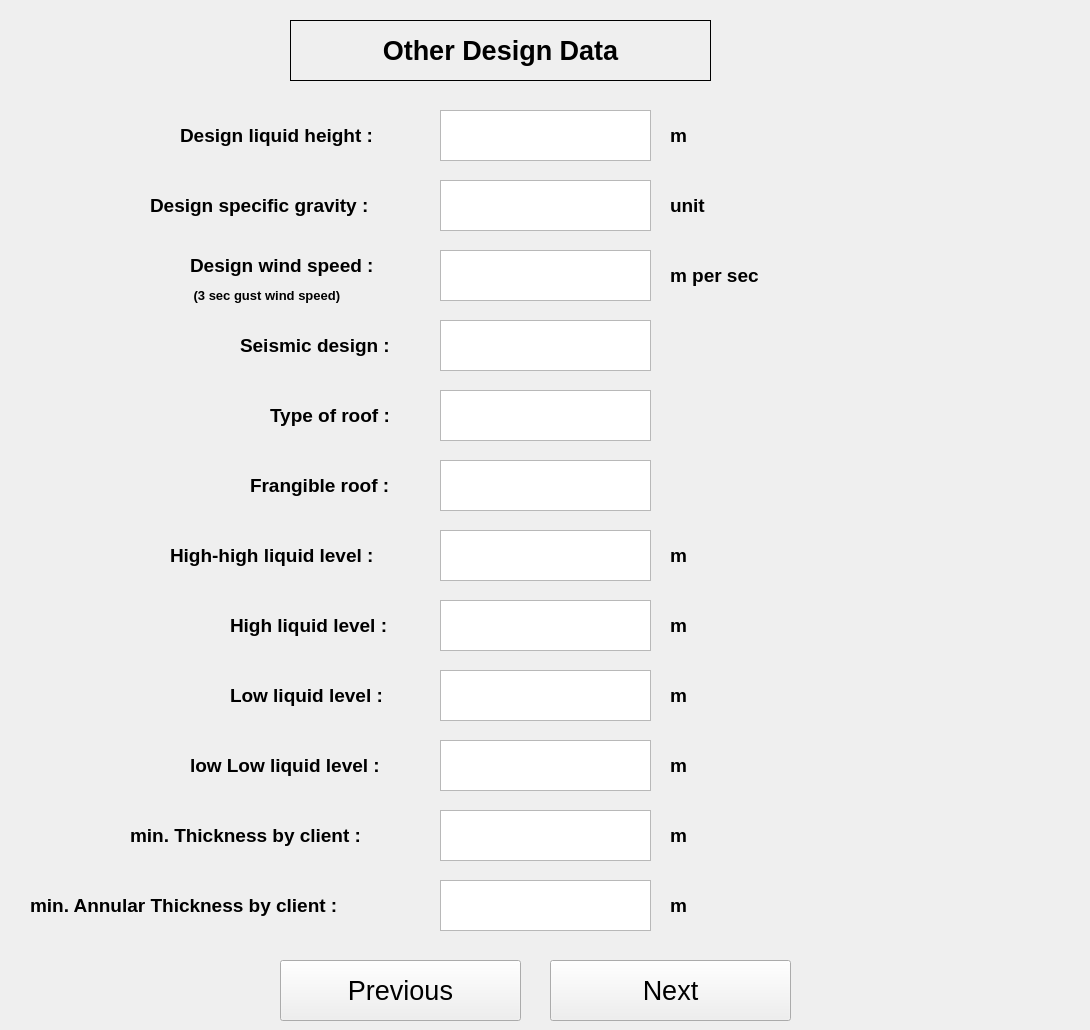
  <widget class="QWidget" name="OtherDesignData">
   <widget class="QLabel" name="Designliquidheight_3">
    <property name="geometry">
     <rect>
      <x>180</x>
      <y>110</y>
      <width>251</width>
      <height>51</height>
     </rect>
    </property>
    <property name="font">
     <font>
      <pointsize>14</pointsize>
      <weight>75</weight>
      <bold>true</bold>
     </font>
    </property>
    <property name="text">
     <string>Design liquid height :</string>
    </property>
   </widget>
   <widget class="QLabel" name="label_2">
    <property name="geometry">
     <rect>
      <x>290</x>
      <y>20</y>
      <width>421</width>
      <height>61</height>
     </rect>
    </property>
    <property name="font">
     <font>
      <pointsize>20</pointsize>
      <weight>75</weight>
      <bold>true</bold>
     </font>
    </property>
    <property name="layoutDirection">
     <enum>Qt::LeftToRight</enum>
    </property>
    <property name="autoFillBackground">
     <bool>true</bool>
    </property>
    <property name="frameShape">
     <enum>QFrame::Box</enum>
    </property>
    <property name="text">
     <string>Other Design Data</string>
    </property>
    <property name="alignment">
     <set>Qt::AlignCenter</set>
    </property>
   </widget>
   <widget class="QLabel" name="unit_27">
    <property name="geometry">
     <rect>
      <x>670</x>
      <y>110</y>
      <width>231</width>
      <height>51</height>
     </rect>
    </property>
    <property name="font">
     <font>
      <pointsize>14</pointsize>
      <weight>75</weight>
      <bold>true</bold>
     </font>
    </property>
    <property name="text">
     <string>m</string>
    </property>
   </widget>
   <widget class="QTextEdit" name="Designliquidheight">
    <property name="geometry">
     <rect>
      <x>440</x>
      <y>110</y>
      <width>211</width>
      <height>51</height>
     </rect>
    </property>
   </widget>
   <widget class="QLabel" name="unit_28">
    <property name="geometry">
     <rect>
      <x>670</x>
      <y>180</y>
      <width>231</width>
      <height>51</height>
     </rect>
    </property>
    <property name="font">
     <font>
      <pointsize>14</pointsize>
      <weight>75</weight>
      <bold>true</bold>
     </font>
    </property>
    <property name="text">
     <string>unit</string>
    </property>
   </widget>
   <widget class="QTextEdit" name="Designspecificgravity">
    <property name="geometry">
     <rect>
      <x>440</x>
      <y>180</y>
      <width>211</width>
      <height>51</height>
     </rect>
    </property>
   </widget>
   <widget class="QLabel" name="Designspecificgravity_3">
    <property name="geometry">
     <rect>
      <x>150</x>
      <y>180</y>
      <width>291</width>
      <height>51</height>
     </rect>
    </property>
    <property name="font">
     <font>
      <pointsize>14</pointsize>
      <weight>75</weight>
      <bold>true</bold>
     </font>
    </property>
    <property name="text">
     <string>Design specific gravity :</string>
    </property>
   </widget>
   <widget class="QTextEdit" name="Designwindspeed">
    <property name="geometry">
     <rect>
      <x>440</x>
      <y>250</y>
      <width>211</width>
      <height>51</height>
     </rect>
    </property>
   </widget>
   <widget class="QLabel" name="unit_29">
    <property name="geometry">
     <rect>
      <x>670</x>
      <y>250</y>
      <width>231</width>
      <height>51</height>
     </rect>
    </property>
    <property name="font">
     <font>
      <pointsize>14</pointsize>
      <weight>75</weight>
      <bold>true</bold>
     </font>
    </property>
    <property name="text">
     <string>m per sec</string>
    </property>
   </widget>
   <widget class="QLabel" name="Designwindspeed_2">
    <property name="geometry">
     <rect>
      <x>190</x>
      <y>240</y>
      <width>241</width>
      <height>51</height>
     </rect>
    </property>
    <property name="font">
     <font>
      <pointsize>14</pointsize>
      <weight>75</weight>
      <bold>true</bold>
     </font>
    </property>
    <property name="text">
     <string>Design wind speed :</string>
    </property>
   </widget>
   <widget class="QTextEdit" name="Seismicdesign">
    <property name="geometry">
     <rect>
      <x>440</x>
      <y>320</y>
      <width>211</width>
      <height>51</height>
     </rect>
    </property>
   </widget>
   <widget class="QLabel" name="Seismicdesign_2">
    <property name="geometry">
     <rect>
      <x>240</x>
      <y>320</y>
      <width>191</width>
      <height>51</height>
     </rect>
    </property>
    <property name="font">
     <font>
      <pointsize>14</pointsize>
      <weight>75</weight>
      <bold>true</bold>
     </font>
    </property>
    <property name="text">
     <string>Seismic design :</string>
    </property>
   </widget>
   <widget class="QTextEdit" name="Typeofroof">
    <property name="geometry">
     <rect>
      <x>440</x>
      <y>390</y>
      <width>211</width>
      <height>51</height>
     </rect>
    </property>
   </widget>
   <widget class="QLabel" name="Typeofroof_2">
    <property name="geometry">
     <rect>
      <x>270</x>
      <y>390</y>
      <width>161</width>
      <height>51</height>
     </rect>
    </property>
    <property name="font">
     <font>
      <pointsize>14</pointsize>
      <weight>75</weight>
      <bold>true</bold>
     </font>
    </property>
    <property name="text">
     <string>Type of roof :</string>
    </property>
   </widget>
   <widget class="QLabel" name="Frangibleroof_2">
    <property name="geometry">
     <rect>
      <x>250</x>
      <y>460</y>
      <width>181</width>
      <height>51</height>
     </rect>
    </property>
    <property name="font">
     <font>
      <pointsize>14</pointsize>
      <weight>75</weight>
      <bold>true</bold>
     </font>
    </property>
    <property name="text">
     <string>Frangible roof :</string>
    </property>
   </widget>
   <widget class="QTextEdit" name="HHLL">
    <property name="geometry">
     <rect>
      <x>440</x>
      <y>530</y>
      <width>211</width>
      <height>51</height>
     </rect>
    </property>
   </widget>
   <widget class="QLabel" name="unit_33">
    <property name="geometry">
     <rect>
      <x>670</x>
      <y>530</y>
      <width>231</width>
      <height>51</height>
     </rect>
    </property>
    <property name="font">
     <font>
      <pointsize>14</pointsize>
      <weight>75</weight>
      <bold>true</bold>
     </font>
    </property>
    <property name="text">
     <string>m</string>
    </property>
   </widget>
   <widget class="QLabel" name="HHLL_2">
    <property name="geometry">
     <rect>
      <x>170</x>
      <y>530</y>
      <width>261</width>
      <height>51</height>
     </rect>
    </property>
    <property name="font">
     <font>
      <pointsize>14</pointsize>
      <weight>75</weight>
      <bold>true</bold>
     </font>
    </property>
    <property name="text">
     <string>High-high liquid level :</string>
    </property>
   </widget>
   <widget class="QLabel" name="Designwindspeed_3">
    <property name="geometry">
     <rect>
      <x>190</x>
      <y>270</y>
      <width>231</width>
      <height>51</height>
     </rect>
    </property>
    <property name="font">
     <font>
      <pointsize>10</pointsize>
      <weight>75</weight>
      <bold>true</bold>
     </font>
    </property>
    <property name="text">
     <string> (3 sec gust wind speed)</string>
    </property>
   </widget>
   <widget class="QTextEdit" name="HLL">
    <property name="geometry">
     <rect>
      <x>440</x>
      <y>600</y>
      <width>211</width>
      <height>51</height>
     </rect>
    </property>
   </widget>
   <widget class="QLabel" name="HLL_2">
    <property name="geometry">
     <rect>
      <x>230</x>
      <y>600</y>
      <width>201</width>
      <height>51</height>
     </rect>
    </property>
    <property name="font">
     <font>
      <pointsize>14</pointsize>
      <weight>75</weight>
      <bold>true</bold>
     </font>
    </property>
    <property name="text">
     <string>High liquid level :</string>
    </property>
   </widget>
   <widget class="QLabel" name="unit_34">
    <property name="geometry">
     <rect>
      <x>670</x>
      <y>600</y>
      <width>231</width>
      <height>51</height>
     </rect>
    </property>
    <property name="font">
     <font>
      <pointsize>14</pointsize>
      <weight>75</weight>
      <bold>true</bold>
     </font>
    </property>
    <property name="text">
     <string>m</string>
    </property>
   </widget>
   <widget class="QTextEdit" name="LLL">
    <property name="geometry">
     <rect>
      <x>440</x>
      <y>670</y>
      <width>211</width>
      <height>51</height>
     </rect>
    </property>
   </widget>
   <widget class="QLabel" name="LLL_2">
    <property name="geometry">
     <rect>
      <x>230</x>
      <y>670</y>
      <width>201</width>
      <height>51</height>
     </rect>
    </property>
    <property name="font">
     <font>
      <pointsize>14</pointsize>
      <weight>75</weight>
      <bold>true</bold>
     </font>
    </property>
    <property name="text">
     <string>Low liquid level :</string>
    </property>
   </widget>
   <widget class="QLabel" name="unit_35">
    <property name="geometry">
     <rect>
      <x>670</x>
      <y>670</y>
      <width>231</width>
      <height>51</height>
     </rect>
    </property>
    <property name="font">
     <font>
      <pointsize>14</pointsize>
      <weight>75</weight>
      <bold>true</bold>
     </font>
    </property>
    <property name="text">
     <string>m</string>
    </property>
   </widget>
   <widget class="QTextEdit" name="LLLL">
    <property name="geometry">
     <rect>
      <x>440</x>
      <y>740</y>
      <width>211</width>
      <height>51</height>
     </rect>
    </property>
   </widget>
   <widget class="QLabel" name="LLLL_2">
    <property name="geometry">
     <rect>
      <x>190</x>
      <y>740</y>
      <width>241</width>
      <height>51</height>
     </rect>
    </property>
    <property name="font">
     <font>
      <pointsize>14</pointsize>
      <weight>75</weight>
      <bold>true</bold>
     </font>
    </property>
    <property name="text">
     <string>low Low liquid level :</string>
    </property>
   </widget>
   <widget class="QLabel" name="unit_36">
    <property name="geometry">
     <rect>
      <x>670</x>
      <y>740</y>
      <width>231</width>
      <height>51</height>
     </rect>
    </property>
    <property name="font">
     <font>
      <pointsize>14</pointsize>
      <weight>75</weight>
      <bold>true</bold>
     </font>
    </property>
    <property name="text">
     <string>m</string>
    </property>
   </widget>
   <widget class="QTextEdit" name="minThicknessbyclient">
    <property name="geometry">
     <rect>
      <x>440</x>
      <y>810</y>
      <width>211</width>
      <height>51</height>
     </rect>
    </property>
   </widget>
   <widget class="QLabel" name="minThicknessbyclient_2">
    <property name="geometry">
     <rect>
      <x>130</x>
      <y>810</y>
      <width>301</width>
      <height>51</height>
     </rect>
    </property>
    <property name="font">
     <font>
      <pointsize>14</pointsize>
      <weight>75</weight>
      <bold>true</bold>
     </font>
    </property>
    <property name="text">
     <string>min. Thickness by client :</string>
    </property>
   </widget>
   <widget class="QLabel" name="unit_37">
    <property name="geometry">
     <rect>
      <x>670</x>
      <y>810</y>
      <width>231</width>
      <height>51</height>
     </rect>
    </property>
    <property name="font">
     <font>
      <pointsize>14</pointsize>
      <weight>75</weight>
      <bold>true</bold>
     </font>
    </property>
    <property name="text">
     <string>m</string>
    </property>
   </widget>
   <widget class="QLabel" name="unit_38">
    <property name="geometry">
     <rect>
      <x>670</x>
      <y>880</y>
      <width>231</width>
      <height>51</height>
     </rect>
    </property>
    <property name="font">
     <font>
      <pointsize>14</pointsize>
      <weight>75</weight>
      <bold>true</bold>
     </font>
    </property>
    <property name="text">
     <string>m</string>
    </property>
   </widget>
   <widget class="QLabel" name="minAnnularThicknessbyclient_2">
    <property name="geometry">
     <rect>
      <x>30</x>
      <y>880</y>
      <width>401</width>
      <height>51</height>
     </rect>
    </property>
    <property name="font">
     <font>
      <pointsize>14</pointsize>
      <weight>75</weight>
      <bold>true</bold>
     </font>
    </property>
    <property name="text">
     <string>min. Annular Thickness by client :</string>
    </property>
   </widget>
   <widget class="QTextEdit" name="minAnnularThicknessbyclient">
    <property name="geometry">
     <rect>
      <x>440</x>
      <y>880</y>
      <width>211</width>
      <height>51</height>
     </rect>
    </property>
   </widget>
   <widget class="QTextEdit" name="Frangibleroof">
    <property name="geometry">
     <rect>
      <x>440</x>
      <y>460</y>
      <width>211</width>
      <height>51</height>
     </rect>
    </property>
   </widget>
   <widget class="QPushButton" name="next_7">
    <property name="geometry">
     <rect>
      <x>550</x>
      <y>960</y>
      <width>241</width>
      <height>61</height>
     </rect>
    </property>
    <property name="font">
     <font>
      <pointsize>20</pointsize>
     </font>
    </property>
    <property name="text">
     <string>Next</string>
    </property>
   </widget>
   <widget class="QPushButton" name="previous_6">
    <property name="geometry">
     <rect>
      <x>280</x>
      <y>960</y>
      <width>241</width>
      <height>61</height>
     </rect>
    </property>
    <property name="font">
     <font>
      <pointsize>20</pointsize>
     </font>
    </property>
    <property name="text">
     <string>Previous</string>
    </property>
   </widget>
   <widget class="QLabel" name="label_9">
    <property name="geometry">
     <rect>
      <x>720</x>
      <y>-60</y>
      <width>361</width>
      <height>271</height>
     </rect>
    </property>
    <property name="text">
     <string/>
    </property>
    <property name="pixmap">
     <pixmap>../download (1).png</pixmap>
    </property>
   </widget>
  </widget>
